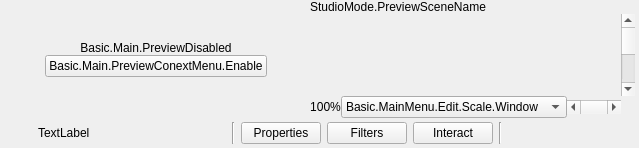
  <widget class="QWidget" name="centralwidget">
   <layout class="QVBoxLayout" name="verticalLayout">
    <property name="spacing">
     <number>0</number>
    </property>
    <property name="leftMargin">
     <number>4</number>
    </property>
    <property name="topMargin">
     <number>0</number>
    </property>
    <property name="rightMargin">
     <number>4</number>
    </property>
    <property name="bottomMargin">
     <number>0</number>
    </property>
    <item>
     <layout class="QHBoxLayout" name="horizontalLayout_2">
      <item>
       <layout class="QHBoxLayout" name="previewLayout">
        <property name="spacing">
         <number>2</number>
        </property>
        <item>
         <widget class="QFrame" name="previewDisabledWidget">
          <property name="sizePolicy">
           <sizepolicy hsizetype="Expanding" vsizetype="Expanding">
            <horstretch>0</horstretch>
            <verstretch>0</verstretch>
           </sizepolicy>
          </property>
          <layout class="QVBoxLayout" name="verticalLayout_7">
           <property name="spacing">
            <number>0</number>
           </property>
           <property name="leftMargin">
            <number>1</number>
           </property>
           <property name="topMargin">
            <number>1</number>
           </property>
           <property name="rightMargin">
            <number>1</number>
           </property>
           <property name="bottomMargin">
            <number>1</number>
           </property>
           <item>
            <spacer name="verticalSpacer_2">
             <property name="orientation">
              <enum>Qt::Vertical</enum>
             </property>
             <property name="sizeHint" stdset="0">
              <size>
               <width>20</width>
               <height>40</height>
              </size>
             </property>
            </spacer>
           </item>
           <item>
            <widget class="QLabel" name="label">
             <property name="sizePolicy">
              <sizepolicy hsizetype="Preferred" vsizetype="Preferred">
               <horstretch>0</horstretch>
               <verstretch>0</verstretch>
              </sizepolicy>
             </property>
             <property name="text">
              <string>Basic.Main.PreviewDisabled</string>
             </property>
             <property name="alignment">
              <set>Qt::AlignCenter</set>
             </property>
            </widget>
           </item>
           <item>
            <layout class="QHBoxLayout" name="horizontalLayout">
             <item>
              <spacer name="horizontalSpacer_2">
               <property name="orientation">
                <enum>Qt::Horizontal</enum>
               </property>
               <property name="sizeHint" stdset="0">
                <size>
                 <width>40</width>
                 <height>20</height>
                </size>
               </property>
              </spacer>
             </item>
             <item>
              <widget class="QPushButton" name="enablePreviewButton">
               <property name="text">
                <string>Basic.Main.PreviewConextMenu.Enable</string>
               </property>
              </widget>
             </item>
             <item>
              <spacer name="horizontalSpacer_3">
               <property name="orientation">
                <enum>Qt::Horizontal</enum>
               </property>
               <property name="sizeHint" stdset="0">
                <size>
                 <width>40</width>
                 <height>20</height>
                </size>
               </property>
              </spacer>
             </item>
            </layout>
           </item>
           <item>
            <spacer name="verticalSpacer_3">
             <property name="orientation">
              <enum>Qt::Vertical</enum>
             </property>
             <property name="sizeHint" stdset="0">
              <size>
               <width>20</width>
               <height>40</height>
              </size>
             </property>
            </spacer>
           </item>
          </layout>
         </widget>
        </item>
        <item>
         <widget class="QWidget" name="previewContainer" native="true">
          <layout class="QVBoxLayout" name="previewTextLayout">
           <property name="spacing">
            <number>0</number>
           </property>
           <property name="leftMargin">
            <number>0</number>
           </property>
           <property name="topMargin">
            <number>0</number>
           </property>
           <property name="rightMargin">
            <number>0</number>
           </property>
           <property name="bottomMargin">
            <number>0</number>
           </property>
           <item>
            <widget class="QLabel" name="previewLabel">
             <property name="sizePolicy">
              <sizepolicy hsizetype="Ignored" vsizetype="Preferred">
               <horstretch>0</horstretch>
               <verstretch>0</verstretch>
              </sizepolicy>
             </property>
             <property name="text">
              <string>StudioMode.PreviewSceneName</string>
             </property>
             <property name="alignment">
              <set>Qt::AlignLeading|Qt::AlignLeft|Qt::AlignVCenter</set>
             </property>
             <property name="class" stdset="0">
              <string>label-preview-title</string>
             </property>
            </widget>
           </item>
           <item>
            <layout class="QGridLayout" name="gridLayout">
             <property name="spacing">
              <number>0</number>
             </property>
             <item row="1" column="0" colspan="2">
              <widget class="OBSBasicPreview" name="preview" native="true">
               <property name="sizePolicy">
                <sizepolicy hsizetype="Expanding" vsizetype="Expanding">
                 <horstretch>0</horstretch>
                 <verstretch>0</verstretch>
                </sizepolicy>
               </property>
               <property name="minimumSize">
                <size>
                 <width>32</width>
                 <height>32</height>
                </size>
               </property>
               <property name="focusPolicy">
                <enum>Qt::ClickFocus</enum>
               </property>
               <property name="contextMenuPolicy">
                <enum>Qt::CustomContextMenu</enum>
               </property>
               <addaction name="actionRemoveSource"/>
              </widget>
             </item>
             <item row="2" column="1">
              <widget class="QWidget" name="previewXContainer" native="true">
               <layout class="QHBoxLayout" name="horizontalLayout_7">
                <property name="spacing">
                 <number>0</number>
                </property>
                <property name="leftMargin">
                 <number>0</number>
                </property>
                <property name="topMargin">
                 <number>0</number>
                </property>
                <property name="rightMargin">
                 <number>0</number>
                </property>
                <property name="bottomMargin">
                 <number>0</number>
                </property>
                <item>
                 <widget class="OBSPreviewScalingLabel" name="previewScalePercent">
                  <property name="text">
                   <string>100%</string>
                  </property>
                  <property name="alignment">
                   <set>Qt::AlignCenter</set>
                  </property>
                 </widget>
                </item>
                <item>
                 <widget class="OBSPreviewScalingComboBox" name="previewScalingMode">
                  <item>
                   <property name="text">
                    <string>Basic.MainMenu.Edit.Scale.Window</string>
                   </property>
                  </item>
                  <item>
                   <property name="text">
                    <string>Basic.MainMenu.Edit.Scale.Canvas</string>
                   </property>
                  </item>
                 </widget>
                </item>
                <item>
                 <widget class="QScrollBar" name="previewXScrollBar">
                  <property name="sizePolicy">
                   <sizepolicy hsizetype="MinimumExpanding" vsizetype="Fixed">
                    <horstretch>0</horstretch>
                    <verstretch>0</verstretch>
                   </sizepolicy>
                  </property>
                  <property name="minimum">
                   <number>-200</number>
                  </property>
                  <property name="maximum">
                   <number>200</number>
                  </property>
                  <property name="singleStep">
                   <number>10</number>
                  </property>
                  <property name="pageStep">
                   <number>100</number>
                  </property>
                  <property name="orientation">
                   <enum>Qt::Horizontal</enum>
                  </property>
                 </widget>
                </item>
               </layout>
              </widget>
             </item>
             <item row="1" column="2">
              <widget class="QScrollBar" name="previewYScrollBar">
               <property name="orientation">
                <enum>Qt::Vertical</enum>
               </property>
              </widget>
             </item>
            </layout>
           </item>
          </layout>
         </widget>
        </item>
       </layout>
      </item>
     </layout>
    </item>
    <item>
     <widget class="QFrame" name="contextContainer">
      <property name="sizePolicy">
       <sizepolicy hsizetype="Preferred" vsizetype="Preferred">
        <horstretch>0</horstretch>
        <verstretch>0</verstretch>
       </sizepolicy>
      </property>
      <property name="minimumSize">
       <size>
        <width>0</width>
        <height>0</height>
       </size>
      </property>
      <layout class="QHBoxLayout" name="horizontalLayout9">
       <property name="spacing">
        <number>6</number>
       </property>
       <property name="sizeConstraint">
        <enum>QLayout::SetDefaultConstraint</enum>
       </property>
       <property name="leftMargin">
        <number>6</number>
       </property>
       <property name="topMargin">
        <number>4</number>
       </property>
       <property name="rightMargin">
        <number>6</number>
       </property>
       <property name="bottomMargin">
        <number>4</number>
       </property>
       <item>
        <widget class="QFrame" name="contextSubContainer">
         <property name="sizePolicy">
          <sizepolicy hsizetype="Preferred" vsizetype="Preferred">
           <horstretch>0</horstretch>
           <verstretch>0</verstretch>
          </sizepolicy>
         </property>
         <property name="minimumSize">
          <size>
           <width>0</width>
           <height>0</height>
          </size>
         </property>
         <layout class="QHBoxLayout" name="horizontalLayout_5">
          <property name="spacing">
           <number>6</number>
          </property>
          <property name="leftMargin">
           <number>0</number>
          </property>
          <property name="topMargin">
           <number>0</number>
          </property>
          <property name="rightMargin">
           <number>0</number>
          </property>
          <property name="bottomMargin">
           <number>0</number>
          </property>
          <item>
           <widget class="QLabel" name="contextSourceIcon">
            <property name="sizePolicy">
             <sizepolicy hsizetype="Fixed" vsizetype="Fixed">
              <horstretch>0</horstretch>
              <verstretch>0</verstretch>
             </sizepolicy>
            </property>
            <property name="minimumSize">
             <size>
              <width>22</width>
              <height>22</height>
             </size>
            </property>
            <property name="maximumSize">
             <size>
              <width>22</width>
              <height>22</height>
             </size>
            </property>
            <property name="text">
             <string/>
            </property>
           </widget>
          </item>
          <item>
           <widget class="QLabel" name="contextSourceLabel">
            <property name="sizePolicy">
             <sizepolicy hsizetype="Preferred" vsizetype="Fixed">
              <horstretch>0</horstretch>
              <verstretch>0</verstretch>
             </sizepolicy>
            </property>
            <property name="minimumSize">
             <size>
              <width>160</width>
              <height>22</height>
             </size>
            </property>
            <property name="maximumSize">
             <size>
              <width>160</width>
              <height>22</height>
             </size>
            </property>
            <property name="text">
             <string>TextLabel</string>
            </property>
           </widget>
          </item>
          <item>
           <widget class="QLabel" name="contextSourceIconSpacer">
            <property name="sizePolicy">
             <sizepolicy hsizetype="Fixed" vsizetype="Fixed">
              <horstretch>0</horstretch>
              <verstretch>0</verstretch>
             </sizepolicy>
            </property>
            <property name="minimumSize">
             <size>
              <width>22</width>
              <height>22</height>
             </size>
            </property>
            <property name="maximumSize">
             <size>
              <width>22</width>
              <height>22</height>
             </size>
            </property>
            <property name="text">
             <string/>
            </property>
           </widget>
          </item>
          <item>
           <widget class="Line" name="line_3">
            <property name="orientation">
             <enum>Qt::Vertical</enum>
            </property>
           </widget>
          </item>
          <item>
           <widget class="QPushButton" name="sourcePropertiesButton">
            <property name="sizePolicy">
             <sizepolicy hsizetype="Minimum" vsizetype="Fixed">
              <horstretch>0</horstretch>
              <verstretch>0</verstretch>
             </sizepolicy>
            </property>
            <property name="minimumSize">
             <size>
              <width>0</width>
              <height>22</height>
             </size>
            </property>
            <property name="toolTip">
             <string>SourceProperties</string>
            </property>
            <property name="text">
             <string>Properties</string>
            </property>
            <property name="icon">
             <iconset resource="obs.qrc">
              <normaloff>:/settings/images/settings/general.svg</normaloff>:/settings/images/settings/general.svg</iconset>
            </property>
            <property name="flat">
             <bool>false</bool>
            </property>
           </widget>
          </item>
          <item>
           <widget class="QPushButton" name="sourceFiltersButton">
            <property name="minimumSize">
             <size>
              <width>0</width>
              <height>22</height>
             </size>
            </property>
            <property name="toolTip">
             <string>SourceFilters</string>
            </property>
            <property name="text">
             <string>Filters</string>
            </property>
            <property name="icon">
             <iconset resource="obs.qrc">
              <normaloff>:/res/images/filter.svg</normaloff>:/res/images/filter.svg</iconset>
            </property>
            <property name="flat">
             <bool>false</bool>
            </property>
           </widget>
          </item>
          <item>
           <widget class="QPushButton" name="sourceInteractButton">
            <property name="minimumSize">
             <size>
              <width>0</width>
              <height>22</height>
             </size>
            </property>
            <property name="toolTip">
             <string>Interact</string>
            </property>
            <property name="text">
             <string>Interact</string>
            </property>
            <property name="icon">
             <iconset resource="obs.qrc">
              <normaloff>:/res/images/interact.svg</normaloff>:/res/images/interact.svg</iconset>
            </property>
            <property name="flat">
             <bool>false</bool>
            </property>
            <property name="class" stdset="0">
             <string notr="true">icon-touch</string>
            </property>
           </widget>
          </item>
          <item>
           <widget class="Line" name="line">
            <property name="orientation">
             <enum>Qt::Vertical</enum>
            </property>
           </widget>
          </item>
         </layout>
        </widget>
       </item>
       <item>
        <widget class="QFrame" name="emptySpace">
         <property name="sizePolicy">
          <sizepolicy hsizetype="Expanding" vsizetype="Minimum">
           <horstretch>0</horstretch>
           <verstretch>0</verstretch>
          </sizepolicy>
         </property>
         <property name="minimumSize">
          <size>
           <width>0</width>
           <height>22</height>
          </size>
         </property>
         <layout class="QHBoxLayout" name="horizontalLayout_6">
          <property name="spacing">
           <number>0</number>
          </property>
          <property name="leftMargin">
           <number>0</number>
          </property>
          <property name="topMargin">
           <number>0</number>
          </property>
          <property name="rightMargin">
           <number>0</number>
          </property>
          <property name="bottomMargin">
           <number>0</number>
          </property>
         </layout>
        </widget>
       </item>
      </layout>
     </widget>
    </item>
   </layout>
  </widget>
